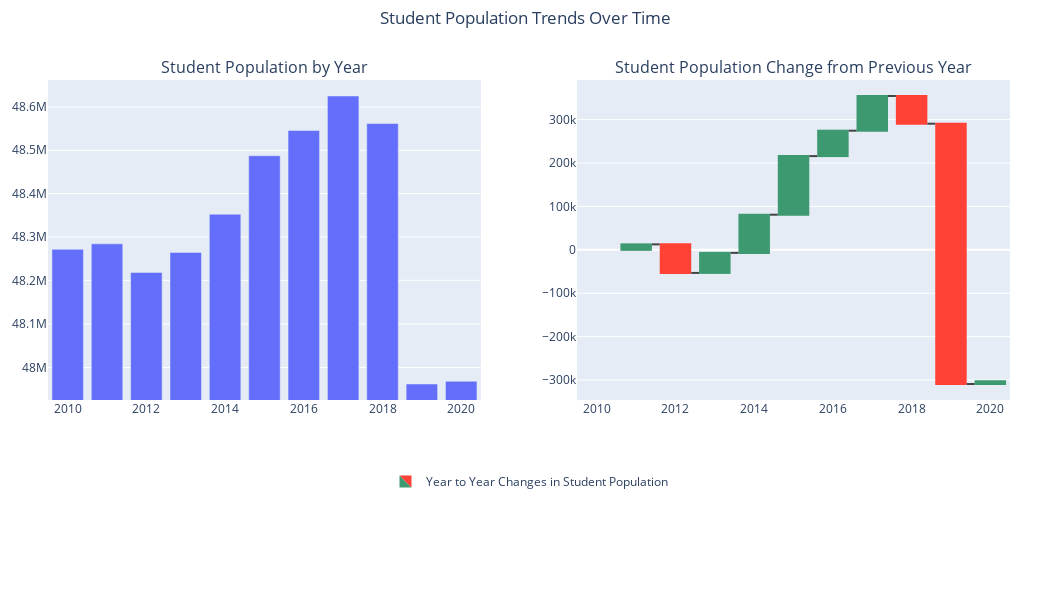

This figure's notebook cell:
### Code cell
student_counts_waterfall.update_layout(
    title='Student Population Change from Previous Year',
    xaxis_title='Year',
    yaxis_title='Population Change'
)

student_population_combined = utils.create_combined_figure(student_population_bar, 
                                                           student_counts_waterfall,
                                                           "Student Population Trends Over Time",
                                                           ('Student Population by Year','Student Population Change from Previous Year'))

student_population_combined.update_yaxes(type="log", row=1, col=1)

student_population_combined.show()

### Figure 1 — Plotly figure (JSON) as saved in the notebook; plotly's stock layout.template omitted (floating-point values rounded to 4 significant figures)
{"data": [{"alignmentgroup": "True", "hovertemplate": "year=%{x}<br>student_count=%{y}<extra></extra>", "legendgroup": "", "marker": {"color": "#636efa", "pattern": {"shape": ""}}, "name": "", "offsetgroup": "", "orientation": "v", "showlegend": false, "textposition": "auto", "type": "bar", "x": [2010, 2011, 2012, 2013, 2014, 2015, 2016, 2017, 2018, 2019, 2020], "xaxis": "x", "y": [48271349, 48283980, 48218150, 48264346, 48352298, 48487315, 48545851, 48625769, 48561957, 47962267, 47968501], "yaxis": "y"}, {"measure": ["relative", "relative", "relative", "relative", "relative", "relative", "relative", "relative", "relative", "relative", "relative"], "name": "Year to Year Changes in Student Population", "orientation": "v", "textposition": "outside", "type": "waterfall", "x": [2010, 2011, 2012, 2013, 2014, 2015, 2016, 2017, 2018, 2019, 2020], "xaxis": "x2", "y": [null, 12631, -65830, 46196, 87952, 135017, 58536, 79918, -63812, -599690, 6234], "yaxis": "y2"}], "layout": {"annotations": [{"font": {"size": 16}, "showarrow": false, "text": "Student Population by Year", "x": 0.225, "xanchor": "center", "xref": "paper", "y": 1, "yanchor": "bottom", "yref": "paper"}, {"font": {"size": 16}, "showarrow": false, "text": "Student Population Change from Previous Year", "x": 0.775, "xanchor": "center", "xref": "paper", "y": 1, "yanchor": "bottom", "yref": "paper"}], "height": 600, "hoverlabel": {"bgcolor": "white", "font": {"family": "Calibri", "size": 16}}, "legend": {"orientation": "h", "x": 0.5, "xanchor": "center", "y": -0.3, "yanchor": "bottom"}, "margin": {"b": 200, "l": 40, "r": 40, "t": 80}, "title": {"text": "Student Population Trends Over Time", "x": 0.5, "xanchor": "center", "y": 0.98, "yanchor": "top"}, "width": 1050, "xaxis": {"anchor": "y", "domain": [0, 0.45]}, "xaxis2": {"anchor": "y2", "domain": [0.55, 1]}, "yaxis": {"anchor": "x", "domain": [0, 1], "type": "log"}, "yaxis2": {"anchor": "x2", "domain": [0, 1]}}}
